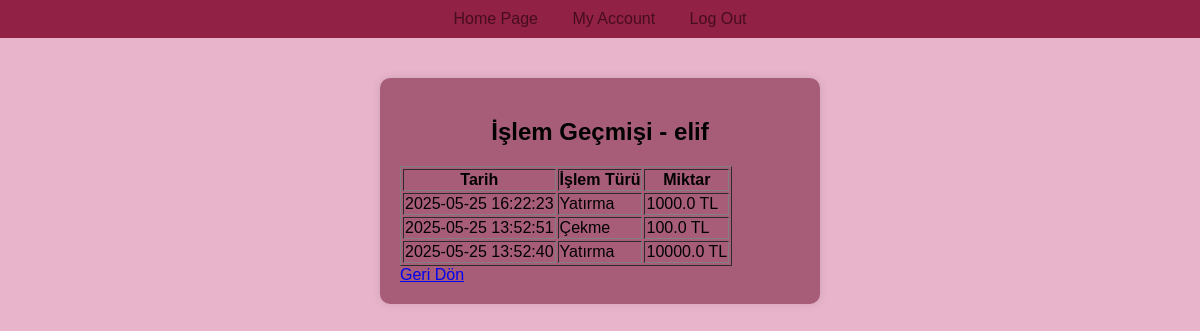
/islem_gecmisi (signed in), run on the app's committed database.
### app.py (models this page shows, shortened)
class Kullanici(db.Model):
    __tablename__ = 'kullanici'
    id = db.Column(db.Integer, primary_key=True)
    isim = db.Column(db.String(100), unique=True, nullable=False)
    sifre_hash = db.Column(db.String(128), nullable=False)
    bakiye = db.Column(db.Float, default=0.0)
    hareketler = db.relationship('Hareket', backref='kullanici', lazy=True)

class Hareket(db.Model):
    id = db.Column(db.Integer, primary_key=True)
    kullanici_id = db.Column(db.Integer, db.ForeignKey('kullanici.id'), nullable=False)
    islem_turu = db.Column(db.String(10))
    miktar = db.Column(db.Float)
    tarih = db.Column(db.DateTime, default=datetime.utcnow)

### app.py (the view)
@app.route('/islem_gecmisi')
def islem_gecmisi():
    if 'user_id' not in session:
        flash('Lütfen önce giriş yapın.', 'error')
        return redirect(url_for('login'))
    kullanici = Kullanici.query.get(session['user_id'])
    hareketler = Hareket.query.filter_by(kullanici_id=kullanici.id).order_by(Hareket.tarih.desc()).all()
    return render_template('gecmis.html', kullanici=kullanici, hareketler=hareketler)

### templates/gecmis.html (shortened to what this page needs)
{% extends 'base.html' %}
{% block content %}
  <h2>İşlem Geçmişi - {{ kullanici.isim }}</h2>
  <table border="1">
      <tr>
          <th>Tarih</th>
          <th>İşlem Türü</th>
          <th>Miktar</th>
      </tr>
      {% for hareket in hareketler %}
      <tr>
          <td>{{ hareket.tarih.strftime('%Y-%m-%d %H:%M:%S') }}</td>
          <td>{{ hareket.islem_turu }}</td>
          <td>{{ hareket.miktar }} TL</td>
      </tr>
      {% endfor %}
  </table>
  <a href="{{ url_for('hesap') }}">Geri Dön</a>
{% endblock %}

### static/style.css (style rules this page uses)
h1, h2 { text-align: center; color: #2c3e50; }
body { font-family: Arial, sans-serif; background: #e8b4cb; margin:0; }
h1, h2 { text-align: center; color: #000000; }

### data on the page
Kullanici: isim "elif"
Hareket: tarih "2025-05-25 16:22:23", islem_turu "Yatırma", miktar "1000.0"
Hareket: tarih "2025-05-25 13:52:51", islem_turu "Çekme", miktar "100.0"
Hareket: tarih "2025-05-25 13:52:40", islem_turu "Yatırma", miktar "10000.0"
